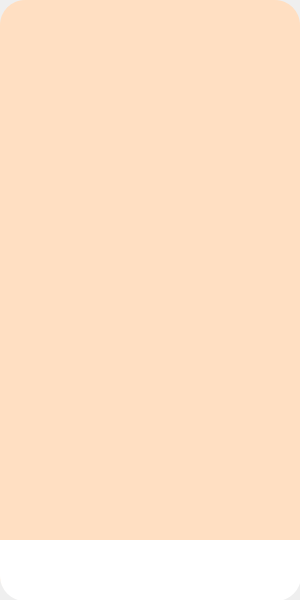
<?xml version="1.0" encoding="UTF-8"?>
<ui version="4.0">
 <class>MainWindow</class>
 <widget class="QMainWindow" name="MainWindow">
  <property name="geometry">
   <rect>
    <x>0</x>
    <y>0</y>
    <width>300</width>
    <height>600</height>
   </rect>
  </property>
  <property name="windowTitle">
   <string>MainWindow</string>
  </property>
  <widget class="QWidget" name="centralwidget">
   <widget class="QWidget" name="widget" native="true">
    <property name="geometry">
     <rect>
      <x>0</x>
      <y>0</y>
      <width>300</width>
      <height>600</height>
     </rect>
    </property>
    <property name="minimumSize">
     <size>
      <width>300</width>
      <height>600</height>
     </size>
    </property>
    <property name="maximumSize">
     <size>
      <width>300</width>
      <height>600</height>
     </size>
    </property>
    <property name="styleSheet">
     <string notr="true">QWidget#widget {
	background-color:rgb(255, 223, 194);
	border-radius: 25px;
}</string>
    </property>
    <widget class="QLabel" name="label_5">
     <property name="geometry">
      <rect>
       <x>0</x>
       <y>540</y>
       <width>301</width>
       <height>61</height>
      </rect>
     </property>
     <property name="styleSheet">
      <string notr="true">QWidget {
    border-top-left-radius: 0px; 
    border-top-right-radius: 0px;
    border-bottom-left-radius: 25px;
    border-bottom-right-radius: 25px;
    background-color:rgb(255, 255, 255)
}</string>
     </property>
     <property name="text">
      <string/>
     </property>
    </widget>
    <widget class="QPushButton" name="pushButton">
     <property name="geometry">
      <rect>
       <x>20</x>
       <y>550</y>
       <width>61</width>
       <height>41</height>
      </rect>
     </property>
     <property name="styleSheet">
      <string notr="true">QPushButton {
    background-color:rgb(255, 255, 255);
    border-radius: 20px;
}

QPushButton:hover {
    background-color:rgb(208, 208, 208);
}
</string>
     </property>
     <property name="text">
      <string/>
     </property>
     <property name="icon">
      <iconset>
       <normaloff>../Resource/Images/Home button.png</normaloff>../Resource/Images/Home button.png</iconset>
     </property>
     <property name="iconSize">
      <size>
       <width>60</width>
       <height>60</height>
      </size>
     </property>
    </widget>
    <widget class="QPushButton" name="pushButton_7">
     <property name="geometry">
      <rect>
       <x>210</x>
       <y>550</y>
       <width>71</width>
       <height>41</height>
      </rect>
     </property>
     <property name="styleSheet">
      <string notr="true">QPushButton {
    background-color:rgb(255, 255, 255);
    border-radius: 20px;
}

QPushButton:hover {
    background-color:rgb(208, 208, 208);
}
</string>
     </property>
     <property name="text">
      <string/>
     </property>
     <property name="icon">
      <iconset>
       <normaloff>../Resource/Images/Exit.png</normaloff>../Resource/Images/Exit.png</iconset>
     </property>
     <property name="iconSize">
      <size>
       <width>30</width>
       <height>30</height>
      </size>
     </property>
    </widget>
    <widget class="QPushButton" name="pushButton_8">
     <property name="geometry">
      <rect>
       <x>110</x>
       <y>550</y>
       <width>71</width>
       <height>41</height>
      </rect>
     </property>
     <property name="styleSheet">
      <string notr="true">QPushButton {
    background-color:rgb(255, 255, 255);
    border-radius: 20px;
}

QPushButton:hover {
    background-color:rgb(208, 208, 208);
}
</string>
     </property>
     <property name="text">
      <string/>
     </property>
     <property name="icon">
      <iconset>
       <normaloff>../Resource/Images/Menu.png</normaloff>../Resource/Images/Menu.png</iconset>
     </property>
     <property name="iconSize">
      <size>
       <width>30</width>
       <height>30</height>
      </size>
     </property>
    </widget>
   </widget>
  </widget>
 </widget>
 <resources/>
 <connections/>
</ui>
